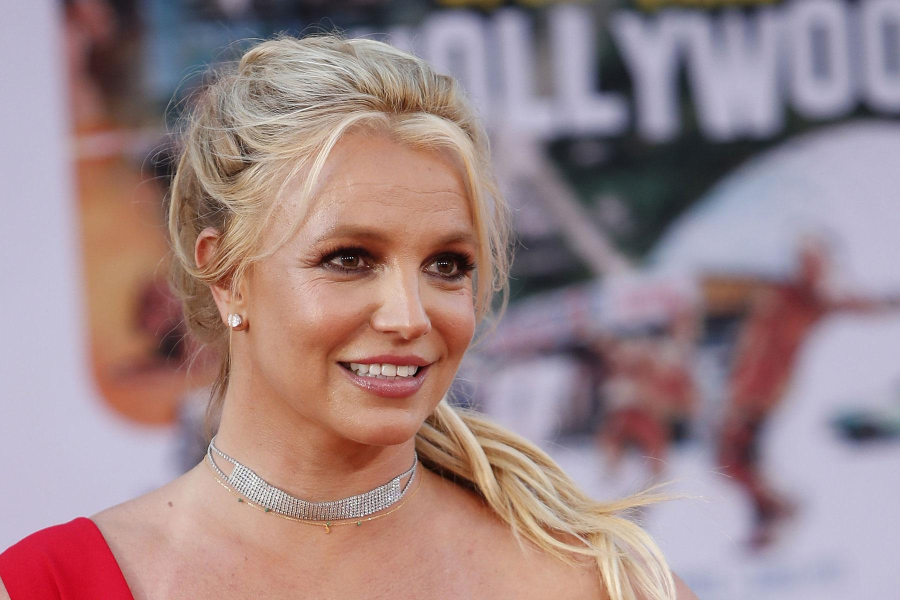
#> input picture database/BS/1.jpg, 1800 x 1200 px (shown at 1/2 size); its folder holds only this picture in this run
$ jupyter execute --allow-errors face_recognition_all.ipynb   (shell and % lines are left out)
#> lines starting #> are read from the running program, lines starting #| are printed output that depends on the picture
## Initializing Database

[cell 1]
import numpy as np
import mygrad as mg

[cell 2]
# run this cell to setup matplotlib, and also import the very important take_picture function from camera!
import matplotlib.pyplot as plt
from camera import take_picture
import networkx as nx
import numpy as np
import cv2

from facenet_models import FacenetModel
from typing import List

[cell 3]
# [12 lines left out: function cos_distance, not called in this run]

[cell 4]
class Profile:

    # [6 lines left out: function __init__, not called in this run]

    def addPic(self, pic_vd):
        self.vector_descriptors.append(pic_vd)
        self.calculateAverageVD() # Initialize average VD

    # [10 lines left out: functions removePic, calculateAverageVD, not called in this run]

[cell 5]
class Database:

    def __init__(self):
        self.storage = dict()
        self.entries = []
        self.model = FacenetModel()

    # [8 lines left out: function addEntry, not called in this run]

    def removeEntry(self, *, index, name):
        self.storage[name].removePic(index)

    # [51 lines left out: functions removeProfile, match, convertFacetoVD, convertPictoFaces, drawFaces, not called in this run]

# Loading Database with all pictures of people in "database" folder

#> (a cell that did not finish here is left out)

#> (a cell that did not finish here is left out)

[cell 8]
from pathlib import Path
root_dir = Path('.')
folders = root_dir.glob('database/*')  # this produces a generator
# VERY IMPORTANT: YOU CAN ONLY USE GENERATORS ONCE BEFORE THEY EXPIRE

list_of_files = []
for path in (sorted(folders)):
    list_of_files += path.glob('*')

[cell 9]
list_of_files

#> (a cell that did not finish here is left out)

#> (a cell that did not finish here is left out)

#> (a cell that did not finish here is left out)

#> (a cell that did not finish here is left out)

# Testing Loaded Database

[cell 14]
pic = cv2.imread("test-photos/chris_test_image.jpg")[:,:,::-1] # The slicing part converts the BGR image to RGB
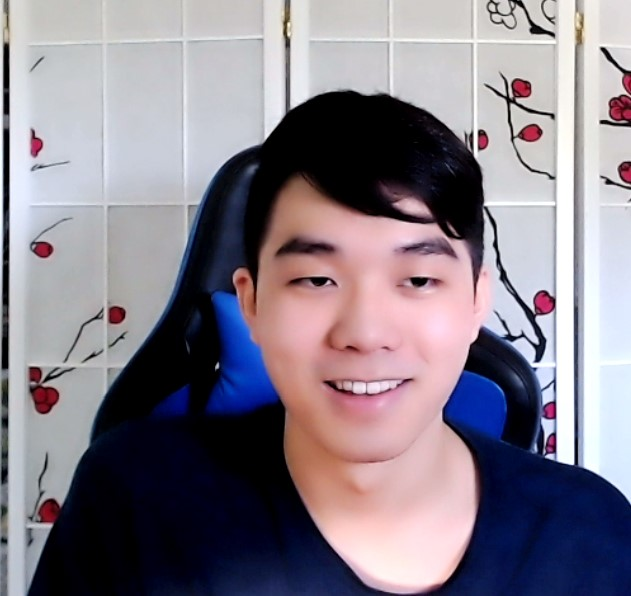
#> input picture test-photos/chris_test_image.jpg, 631 x 596 px
#> pic: shape (596, 631, 3)
#pic = cv2.imread("database/CG/1.jpg")[:,:,::-1] # The slicing part converts the BGR image to RGB
print("pic shape:", pic.shape)
#| pic shape: (596, 631, 3)
#plt.imshow(ws1)
#> (the rest of this cell did not finish here and is left out)

[cell 15]
#db.match(pic_vd, cutoff=0.5)
c_cos_distances = []
#> (the rest of this cell did not finish here and is left out)

# Storing & Loading Database

[cell 16]
import pickle

#> (a cell that did not finish here is left out)

#> (a cell that did not finish here is left out)

[cell 19]
class Node:
    """ Describes a node in a graph, and the edges connected
        to that node."""

    # [119 lines left out: functions __init__, whispers_algorithm, assess_success, create_graph, not called in this run]

#> (a cell that did not finish here is left out)

[cell 21]
cos_distances = []
#> (the rest of this cell did not finish here and is left out)

[cell 22]
classes_labels = np.arange(0, 1.5, 0.1)
fig, ax = plt.subplots()
ax.hist(cos_distances, bins=classes_labels)
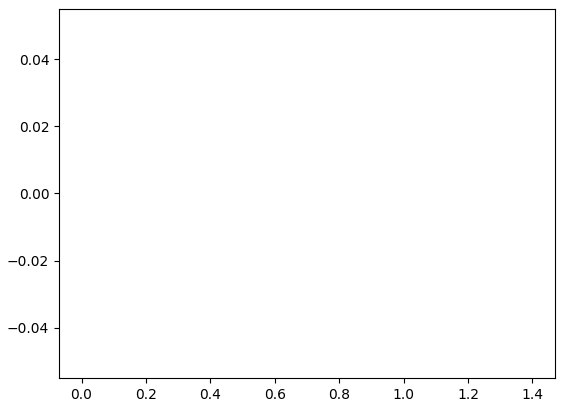
#> figure drawn by matplotlib, 1 panel
